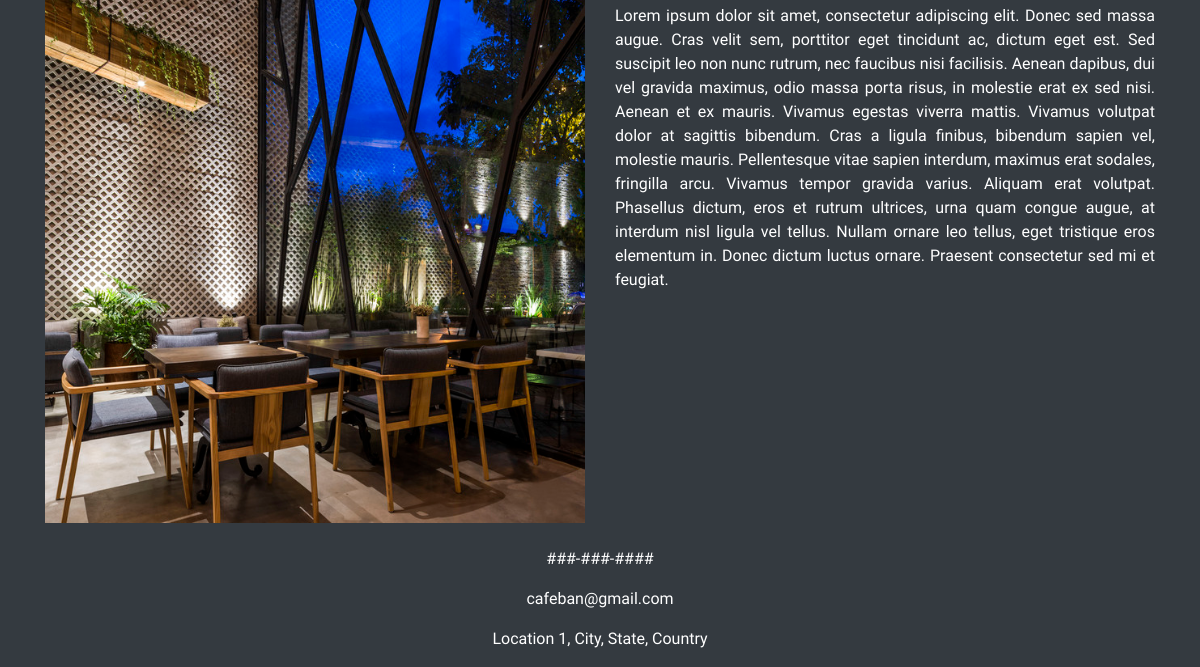
The app's page /home (lower part), older data.
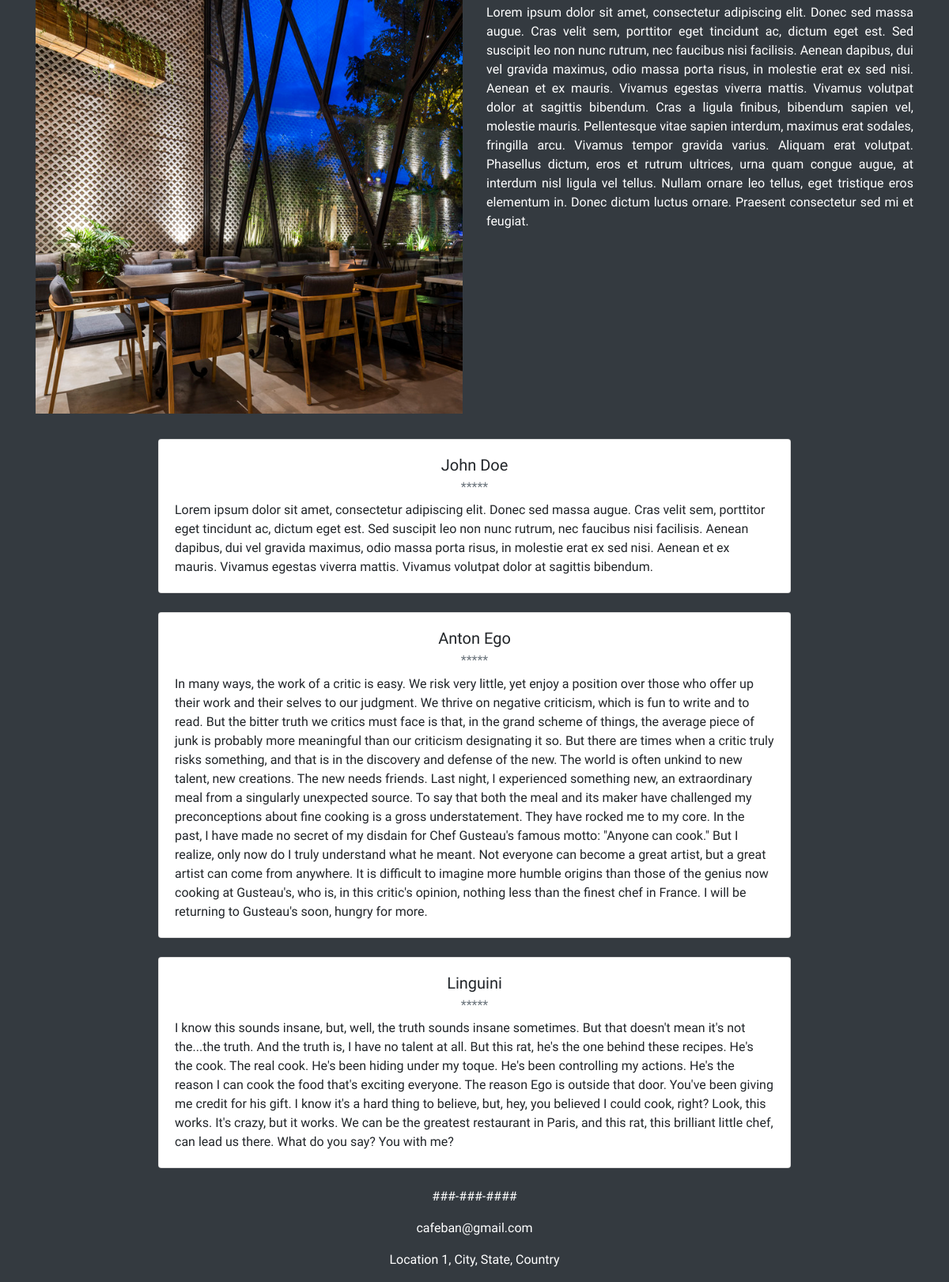
The same page, newer data.
### app.py (models this page shows)
class Review(db.Model):
    id = db.Column(db.Integer, primary_key = True)
    name = db.Column(db.String(50), unique = True, index = True)
    review = db.Column(db.String(1000), unique = True, index = False)

### routes.py (the view)
@app.route('/', methods=["GET", "POST"])
@app.route('/home', methods=["GET", "POST"])
def home():
    bestphotos = [
        'static/CoffImgs/coffee1-4.jpeg',
        'static/CakeImgs/cake1-5.jpg',
        'static/CafeImgs/cafeaesth1-1.jpg',
        'static/CafeImgs/cafeaesth1-2.jpg'
    ]
    bestreviews = Review.query.all()[1:4]
    return render_template("home.html",
        photos = bestphotos,
        reviews = bestreviews,
    )

### templates/home.html (shortened to what this page needs)
{% extends "base.html" %}
{% block content %}
    <div class="container mt-3">
      <div class="row align-items-center mb-2">
        <div class="col-sm mx-auto h-75">
          <img src="static/CafeImgs/cafeaesth2-5.jpg" class="w-100 h-75" alt="coffee2">
        </div>
        <div class="col-sm mx-auto">
          <p class="text-justify text-white mt-4">Lorem ipsum dolor sit amet, consectetur adipiscing elit. Donec sed massa augue. Cras velit sem, porttitor eget tincidunt ac, dictum eget est. Sed suscipit leo non nunc rutrum, nec faucibus nisi facilisis. Aenean dapibus, dui vel gravida maximus, odio massa porta risus, in molestie erat ex sed nisi. Aenean et ex mauris. Vivamus egestas viverra mattis. Vivamus volutpat dolor at sagittis bibendum. Cras a ligula finibus, bibendum sapien vel, molestie mauris. Pellentesque vitae sapien interdum, maximus erat sodales, fringilla arcu. Vivamus tempor gravida varius. Aliquam erat volutpat. Phasellus dictum, eros et rutrum ultrices, urna quam congue augue, at interdum nisl ligula vel tellus. Nullam ornare leo tellus, eget tristique eros elementum in. Donec dictum luctus ornare. Praesent consectetur sed mi et feugiat.</p>
        </div>
      </div>
    </div>
    <div class="container w-100">
      {% for review in reviews %}
      <div class = "row">
      <div class="col-sm">
        <div class="card mx-auto mt-4" style="width: 50rem;">
          <div class="card-body">
            <h5 class="card-title text-center">{{ review.name }}</h5>
            <h6 class="card-subtitle mb-2 text-muted text-center">*****</h6>
            <p class="card-text">{{ review.review }}</p>
          </div>
        </div>
      </div>
      </div>
      {% endfor %}
    </div>
{% endblock %}

Row changes from the older to the newer data that the page shows:
added Review: name "John Doe", review "Lorem ipsum dolor sit amet, consectetur adipiscing elit. Donec sed massa augue. Cras velit sem, porttitor eget tincidunt ac, dictum eget est. Sed suscipit leo non nunc rutrum, nec faucibus nisi facilisis. Aenean dapibus, dui vel gravida maximus, odio massa porta risus, in molestie erat ex sed nisi. Aenean et ex mauris. Vivamus egestas viverra mattis. Vivamus volutpat dolor at sagittis bibendum."
added Review: name "Anton Ego", review "In many ways, the work of a critic is easy. We risk very little, yet enjoy a position over those who offer up their work and their selves to our judgment. We thrive on negative criticism, which is fun to write and to read. But the bitter truth we critics must face is that, in the grand scheme of things, the average piece of junk is probably more meaningful than our criticism designating it so. But there are times when a critic truly risks something, and that is in the discovery and defense of the new. The world is often unkind to new talent, new creations. The new needs friends. Last night, I experienced something new, an extraordinary meal from a singularly unexpected source. To say that…"
added Review: name "Linguini", review "I know this sounds insane, but, well, the truth sounds insane sometimes. But that doesn't mean it's not the...the truth. And the truth is, I have no talent at all. But this rat, he's the one behind these recipes. He's the cook. The real cook. He's been hiding under my toque. He's been controlling my actions. He's the reason I can cook the food that's exciting everyone. The reason Ego is outside that door. You've been giving me credit for his gift. I know it's a hard thing to believe, but, hey, you believed I could cook, right? Look, this works. It's crazy, but it works. We can be the greatest restaurant in Paris, and this rat, this brilliant little chef, can lead us there. What do you say?…"
